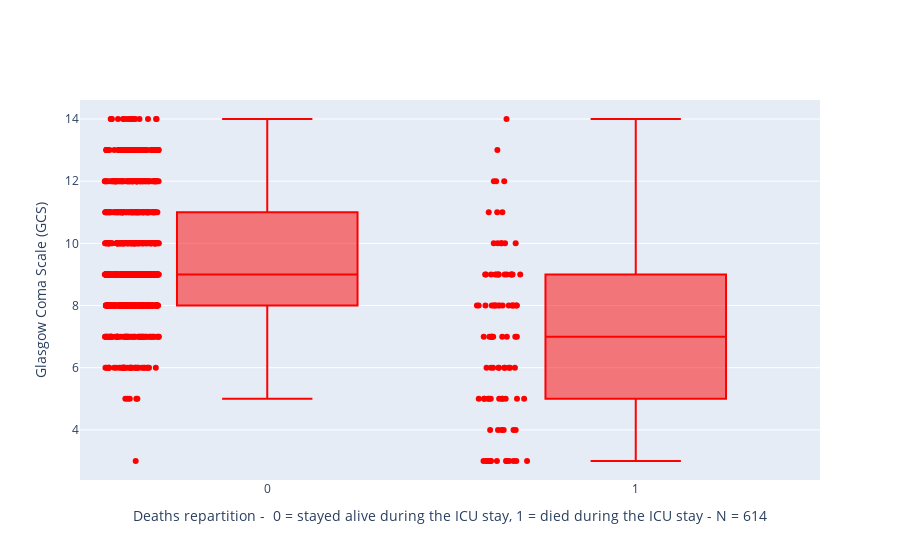

Write notebook code for a chart like this one.
### Code cell
fig = go.Figure()
fig.add_trace(go.Box( y = demographic['gcs'], x= demographic['death'], boxpoints='all', marker_color = 'red'))
fig.update_layout(xaxis_title='Deaths repartition -  0 = stayed alive during the ICU stay, 1 = died during the ICU stay - N = 614', yaxis_title = "Glasgow Coma Scale (GCS)")

### Figure 1 — Plotly figure (JSON) as saved in the notebook; plotly's stock layout.template omitted (floating-point values rounded to 4 significant figures; data arrays with more than 128 entries replaced by an {"elided": "..."} marker saying what was removed)
{"data": [{"boxpoints": "all", "marker": {"color": "red"}, "type": "box", "x": {"elided": "924 int values"}, "y": {"elided": "924 int values"}}], "layout": {"xaxis": {"title": {"text": "Deaths repartition -  0 = stayed alive during the ICU stay, 1 = died during the ICU stay - N = 614"}}, "yaxis": {"title": {"text": "Glasgow Coma Scale (GCS)"}}}}
